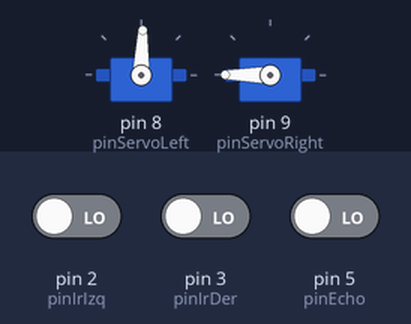
A sketch run on a simulated Arduino Uno, built with avr-gcc and run on an emulated ATmega328P. On the bench: 2 × servo. The test bench sets the inputs (shaded band); at power-on: pin 3 (pinIrDer) LOW, pin 2 (pinIrIzq) LOW, pin 5 (pinEcho) LOW.

Above: at 2.3 s.
2.4 s: pin 3 (pinIrDer) driven HIGH
At 3.4 s:
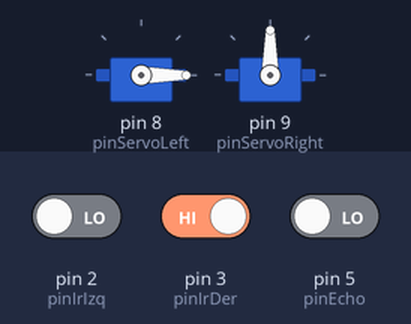
4.6 s: pin 2 (pinIrIzq) driven HIGH
At 6.3 s:
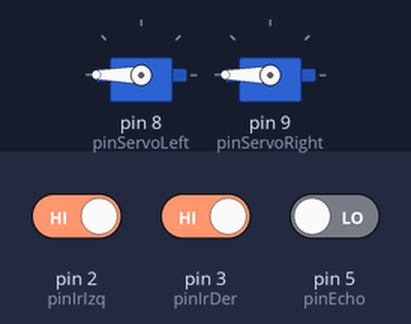
At 8.5 s:
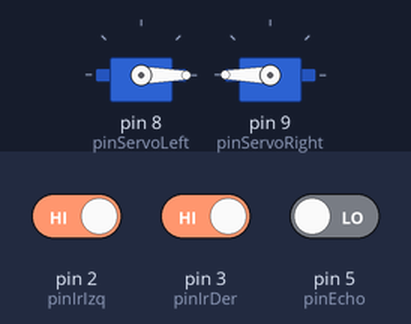
10.6 s: pin 2 (pinIrIzq) driven LOW
Timing chart, 0 to 13.6 s (numbered marks = the images above; inputs shaded):
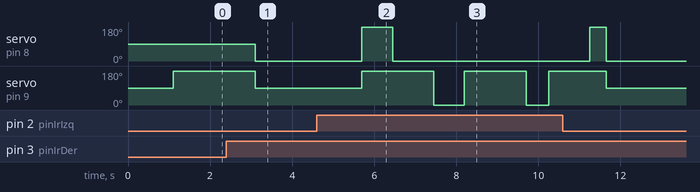

The sketch:

Ejercicio7.3.ino
```cpp
// C++ code
// GRUPO B3
// Mateo Rico Iglesias
// Chen Xin Pan Wang
// Eduardo Blanco Bielsa
#include <Servo.h>

//Motores
Servo servoLeft;
Servo servoRight;

int pinServoLeft = 8;
int pinServoRight = 9;

//Línea
int NO_LINE = LOW; // También podría ponerse 0
int LINE = HIGH; // También podría ponerse 1

//Direcciones izquierda y derecha
int pinIrDer = 3;
int pinIrIzq = 2;

//int contEspiral = 91;
int contEspiral = 89;

//ultrasonidos
int pinTrig = 4;
int pinEcho = 5;

bool rodeandoObstaculo = false;

void setup(){
  Serial.begin(9600); // Descomentar si queréis debuguear por consola
  pinMode(pinIrDer, INPUT);
  pinMode(pinIrIzq, INPUT);
  pinMode(pinTrig, OUTPUT);
  pinMode(pinEcho, INPUT);
  servoLeft.attach(pinServoLeft);
  servoRight.attach(pinServoRight);
  ultrasonidos();
}
void loop() {
  detectarLinea();
}

bool detectarObstaculo(){
  long distance = ultrasonidos();
  return distance <= 4;
 }

void detectarLinea(){
  if(digitalRead(pinIrIzq) == LINE && digitalRead(pinIrDer) == LINE){
    if(detectarObstaculo()){
      rodeandoObstaculo = false;
      rodearObstaculo();
    }else{
      goForward();
    }
    //contEspiral = 91;
    contEspiral = 89;
  }else if(digitalRead(pinIrIzq) == LINE && digitalRead(pinIrDer) == NO_LINE){
    left();
    //contEspiral = 91;
    contEspiral = 89;
  }else if(digitalRead(pinIrIzq) == NO_LINE && digitalRead(pinIrDer) == LINE){
    right();
    //contEspiral = 91;
    contEspiral = 89;
  }else if(digitalRead(pinIrIzq) == NO_LINE && digitalRead(pinIrDer) == NO_LINE){
      if(!rodeandoObstaculo){
        espiral();
        sumarContador();
      }
  }
}

void sumarContador(){
  //contEspiral++;
  contEspiral--;
  delay(1000);
}

void goForward(){
  // Adelante
  //servoLeft.write(180); // Velocidad Máxima
  //servoRight.write(0);
  servoLeft.write(0);
  servoRight.write(180);

}

void goForwardSlow(){
  // Adelante
  //servoLeft.write(180); // Velocidad Máxima
  //servoRight.write(0);
  servoLeft.write(40);
  servoRight.write(140);

}

void goBackward(){
  // Atrás
  //servoLeft.write(0);
  //servoRight.write(180);
  servoLeft.write(180);
  servoRight.write(0);
}

void stopMovement(){
  // Detener
  servoLeft.write(90);
  servoRight.write(90);

}

void left(){
   //servoLeft.write(90);
   //servoRight.write(0);
   servoLeft.write(90);
   servoRight.write(180);
}

void right(){
   //servoLeft.write(180);
   //servoRight.write(90);
   servoLeft.write(0);
   servoRight.write(90);
}

void espiral(){
   //servoLeft.write(contEspiral);
   //servoRight.write(0);
   servoLeft.write(contEspiral);
   servoRight.write(180);
}

void rodearObstaculo(){
  bool cond1 = digitalRead(pinIrIzq) == NO_LINE && digitalRead(pinIrDer) == NO_LINE;
  bool cond2 = digitalRead(pinIrIzq) == LINE && digitalRead(pinIrDer) == NO_LINE;
  bool cond3 = digitalRead(pinIrIzq) == NO_LINE && digitalRead(pinIrDer) == LINE;
  bool cond4 = digitalRead(pinIrIzq) == LINE && digitalRead(pinIrDer) == LINE;
  rodeandoObstaculo = true;
  servoRight.write(180);
  servoLeft.write(180);
  delay(750);
  goForward();
  delay(1000);
  servoRight.write(0);
  servoLeft.write(0);
  delay(750);
  goForward();
  delay(1500);
  servoRight.write(0);
  servoLeft.write(0);
  delay(550);
  goForward();
  delay(1000);
  while(cond1){
    goForwardSlow();
  }
  if(cond4){
    servoRight.write(180);
    servoLeft.write(180);
    delay(400);
    goForwardSlow();
  }
  detectarLinea();
}

long ultrasonidos(){
  digitalWrite(pinTrig, LOW);
  delayMicroseconds(10);
  digitalWrite(pinTrig, HIGH);//enviamos el pulso
  delayMicroseconds(10);
  long responseTime = pulseIn(pinEcho, HIGH);// Medimos la longitud
  //Serial.println("Tiempo: " + String(responseTime) + " microsegundos");
  long distance = 0.01716*responseTime;// Calculamos la distancia una vez conocemos la velocidad
  delay(100);
  return distance;
}
```

Measured:
- after the input at 2.4 s, servo on pin 9 (pinServoRight): 180° → 90° after 0.70 s
- after the input at 4.6 s, servo on pin 8 (pinServoLeft): 0° → 180° after 1.1 s, → 0° 0.75 s later; servo on pin 9 (pinServoRight): goes 180° 1.8 s, 0° 0.75 s, 180° 1.5 s, 0° 0.55 s, then 180°, starting after 1.1 s
